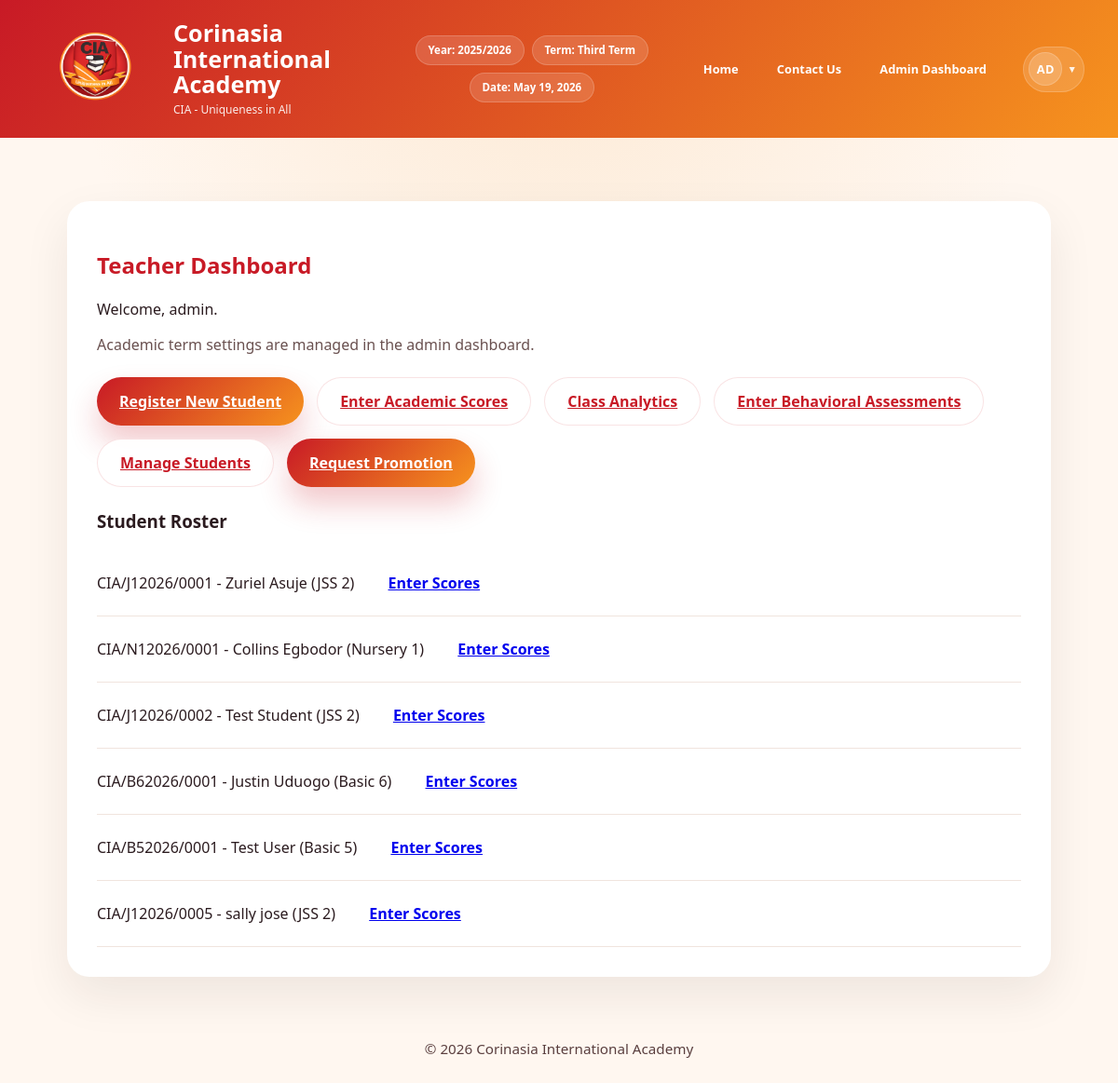
Screenshot of /teacher/dashboard/ (signed in) with the database file from the repository.
### grades/models.py (models this page shows, shortened)
class TermSetting(models.Model):
    current_academic_year = models.CharField(
        max_length=9,
        default=default_academic_year,
        validators=[validate_academic_year],
        help_text='Set the active academic year, e.g. 2025/2026'
    )
    current_term = models.CharField(
        max_length=20,
        choices=TERM_CHOICES,
        default='first_term',
        help_text='Set the currently active academic term for the portal'
    )
    updated_at = models.DateTimeField(auto_now=True)
    class Meta:
        verbose_name = 'Term Setting'
        verbose_name_plural = 'Term Settings'
    @classmethod
    def get_current_period(cls):
        term_setting = cls.objects.order_by('-updated_at').first()
        if term_setting:
            return term_setting.current_academic_year, term_setting.current_term
        return default_academic_year(), 'first_term'

class Student(models.Model):
    student_id = models.CharField(max_length=20, unique=True, db_index=True, help_text="Unique student ID")
    first_name = models.CharField(max_length=100)
    last_name = models.CharField(max_length=100)
    class_name = models.CharField(max_length=50, blank=True, null=True, help_text="Student's class (e.g., JSS1A, SS2B)")
    nationality = models.CharField(max_length=50, default='Nigeria')
    state_of_origin = models.CharField(max_length=50, blank=True, null=True)
    club_and_society = models.CharField(max_length=100, blank=True, null=True)
    sport_house = models.CharField(max_length=50, blank=True, null=True)
    date_of_birth = models.DateField(blank=True, null=True)
    enrollment_date = models.DateField(default=datetime.today)
    subjects = models.ManyToManyField('Subject', blank=True, related_name='students', help_text='Subjects the student is enrolled in for the current term')
    class Meta:
        ordering = ['last_name', 'first_name']
        verbose_name = "Student"
        verbose_name_plural = "Students"
        indexes = [
            models.Index(fields=['last_name', 'first_name']),
            models.Index(fields=['class_name']),
        ]

### grades/views.py (the view, shortened to what this page needs)
# urls.py: path('teacher/dashboard/', views.teacher_dashboard, name='teacher_dashboard'),
@login_required
def teacher_dashboard(request):
    profile = getattr(request.user, 'profile', None)
    if not profile:
        messages.error(request, 'Could not load your staff profile. Please contact the administrator.')
        return redirect('home')
    if profile.role == 'admin':
        students = Student.objects.all().order_by('last_name')
    elif profile.role == 'class_teacher':
        students = Student.objects.filter(class_name=profile.assigned_class).order_by('last_name')
    elif profile.role == 'subject_teacher':
        assigned_subjects = profile.assigned_subjects.all()
        students = Student.objects.filter(grades__subject__in=assigned_subjects).distinct().order_by('last_name')
    else:
        students = Student.objects.none()
    form = StudentSignUpForm(user=request.user)
    return render(request, 'grades/teacher_dashboard.html', {
        'students': students,
        'form': form,
        'can_request_promotion': profile.role == Profile.ROLE_CLASS_TEACHER or _user_can_approve_promotions(request.user, profile),
    })

### grades/context_processors.py (called while the page is built)
def _build_initials(display_name, fallback_username):
    source = display_name or fallback_username or 'User'
    parts = [part for part in source.split() if part]
    if len(parts) >= 2:
        initials = parts[0][0] + parts[1][0]
    else:
        initials = source[:2]
    return initials.upper()

### grades/views.py (called while the page is built)
def _user_can_approve_promotions(user, profile=None):
    return (
        (profile and profile.role == Profile.ROLE_ADMIN)
        or user.is_superuser
        or getattr(user, 'is_staff', False)
    )

### grades/templates/grades/teacher_dashboard.html
{% extends 'grades/base.html' %}
{% block content %}
<div class="dashboard-shell">
    <div class="dashboard-card teacher-card">
        <h2>Teacher Dashboard</h2>
        <p>Welcome, {{ user.get_full_name|default:user.username }}.</p>
        <p class="helper-text">Academic term settings are managed in the admin dashboard.</p>
        <div class="teacher-actions">
            <a class="button button-primary" href="{% url 'register_student' %}">Register New Student</a>
            <a class="button button-secondary" href="{% url 'enter_academic_scores' %}">Enter Academic Scores</a>
            <a class="button button-secondary" href="{% url 'class_analytics' %}">Class Analytics</a>
            <a class="button button-secondary" href="{% url 'enter_behavioral_assessments' %}">Enter Behavioral Assessments</a>
            <a class="button button-secondary" href="{% url 'manage_students' %}">Manage Students</a>
            {% if can_request_promotion %}
                <a class="button button-primary" href="{% url 'manage_students' %}#end-of-year-promotion">Request Promotion</a>
            {% endif %}
        </div>
        <div class="student-list">
            <h3>Student Roster</h3>
            {% if students %}
                <ul>
                    {% for student in students %}
                        <li>
                            {{ student.student_id }} - {{ student.first_name }} {{ student.last_name }} ({{ student.class_name|default:'No Class' }})
                            <a href="{% url 'enter_academic_scores' %}?student={{ student.pk }}" class="button button-small" style="margin-left:8px;">Enter Scores</a>
                        </li>
                    {% endfor %}
                </ul>
            {% else %}
                <p class="empty-state">No students are registered yet.</p>
            {% endif %}
        </div>
    </div>
</div>
{% endblock %}

### grades/templates/grades/base.html (shortened to what this page needs)
{% load static %}
<!DOCTYPE html>
<html lang="en">
<head>
    <link rel="stylesheet" href="{% static 'grades/css/style.css' %}">
</head>
<body>
    <header class="site-header">
        <div class="site-header-inner">
            <a class="brand" href="{% url 'home' %}">
                <img src="{% static 'logo2.png' %}" alt="CIA Logo" class="brand-logo">
                <div class="brand-copy">
                    <h1>Corinasia International Academy</h1>
                    <p>CIA - Uniqueness in All</p>
                </div>
            </a>
            <div class="header-meta">
                <span class="header-pill">Year: {{ portal_current_academic_year }}</span>
                <span class="header-pill">Term: {{ portal_current_term_display }}</span>
                <span class="header-pill">Date: {{ portal_current_date|date:'M j, Y' }}</span>
            </div>
            <nav class="top-nav" id="primary-navigation">
                <a href="{% url 'home' %}">Home</a>
                <a href="#contact">Contact Us</a>
                {% if user.is_authenticated %}
                    {% if portal_user_profile %}
                        {% if portal_user_profile.role == 'class_teacher' or portal_user_profile.role == 'subject_teacher' %}
                            <a href="{% url 'teacher_dashboard' %}">Teacher Dashboard</a>
                        {% elif portal_user_profile.role == 'admin' %}
                            <a href="{% url 'admin:index' %}">Admin Dashboard</a>
                        {% else %}
                            <a href="{% url 'student_dashboard' %}">Student Dashboard</a>
                        {% endif %}
                    {% else %}
                        <a href="{% url 'student_dashboard' %}">Student Dashboard</a>
                    {% endif %}
                {% else %}
                    <a href="{% url 'login' %}">Login</a>
                {% endif %}
            </nav>
            <div class="header-actions">
                {% if user.is_authenticated %}
                    <div class="account-menu">
                        <button class="account-toggle" type="button" aria-controls="account-dropdown" aria-haspopup="menu" aria-expanded="false" aria-label="Open profile menu for {{ portal_user_display_name }}">
                            <span class="account-avatar" aria-hidden="true">{{ portal_user_initials }}</span>
                            <span class="account-chevron" aria-hidden="true">&#9662;</span>
                        </button>
                    </div>
                {% endif %}
            </div>
        </div>
    </header>
    <main class="page-shell">
        {% block content %}{% endblock %}
    </main>
    <footer class="site-footer">
        <p>&copy; {% now 'Y' %} Corinasia International Academy</p>
    </footer>
</body>
</html>

### grades/static/grades/css/style.css (style rules this page uses)
:root { --brand-red: #c81a26; --brand-orange: #f6931e; --brand-white: #ffffff; --brand-dark: #24181c; --surface: #faf6f3; --surface-alt: #fff1e6; --text: #2b1b1f; }
* { box-sizing: border-box; }
body { margin: 0; font-family: 'Segoe UI', Tahoma, Geneva, Verdana, sans-serif; background: radial-gradient(circle at top, rgba(248, 209, 163, 0.35), transparent 40%), #fff7f0; color: var(--text); }
.site-header { padding: clamp(12px, 2vw, 22px) clamp(16px, 3vw, 36px); background: linear-gradient(130deg, var(--brand-red), var(--brand-orange)); color: var(--brand-white); position: sticky; top: 0; z-index: 100; transition: box-shadow 0.3s ease; }
.site-header-inner { display: grid; grid-template-columns: minmax(0, 1.2fr) minmax(0, 0.95fr) minmax(0, auto) auto; gap: clamp(12px, 2vw, 24px); align-items: center; width: 100%; overflow: visible; }
.brand { display: flex; align-items: center; gap: clamp(12px, 2vw, 18px); min-width: 0; text-decoration: none; color: inherit; }
.brand-logo { width: clamp(56px, 11vw, 150px); height: auto; border-radius: clamp(12px, 1.2vw, 18px); padding: 1px; flex: 0 0 auto; }
.brand-copy { min-width: 0; }
.brand-copy h1 { margin: 0; font-size: clamp(1.15rem, 2.1vw, 2rem); line-height: 1.1; }
.brand-copy p { margin: 4px 0 0; opacity: 0.9; font-size: clamp(0.75rem, 1vw, 0.98rem); }
.header-meta { display: flex; flex-wrap: wrap; justify-content: center; gap: 0.5rem; min-width: 0; }
.header-pill { display: inline-flex; align-items: center; padding: 0.5rem 0.8rem; border-radius: 999px; background: rgba(255, 255, 255, 0.14); border: 1px solid rgba(255, 255, 255, 0.18); color: var(--brand-white); font-size: clamp(0.72rem, 0.95vw, 0.95rem); font-weight: 600; line-height: 1.2; backdrop-filter: blur(6px); white-space: nowrap; }
.top-nav { display: flex; align-items: center; justify-content: flex-end; gap: clamp(0.4rem, 0.9vw, 0.9rem); flex-wrap: wrap; min-width: 0; justify-self: end; }
.top-nav a { display: inline-flex; align-items: center; color: var(--brand-white); text-decoration: none; margin-left: 0; padding: 0.65rem 0.95rem; border-radius: 999px; font-weight: 600; white-space: nowrap; font-size: clamp(0.8rem, 0.95vw, 0.98rem); transition: background-color 0.2s ease, transform 0.2s ease; }
.header-actions { display: flex; align-items: center; justify-content: flex-end; gap: 0.75rem; position: relative; min-width: 0; justify-self: end; }
.account-menu { position: relative; }
.account-toggle { display: inline-flex; align-items: center; gap: 0.45rem; padding: 0.34rem 0.62rem 0.34rem 0.34rem; border-radius: 999px; border: 1px solid rgba(255, 255, 255, 0.18); background: rgba(255, 255, 255, 0.14); color: var(--brand-white); font: inherit; font-weight: 700; cursor: pointer; transition: background-color 0.2s ease, transform 0.2s ease; }
.account-avatar { width: clamp(2.05rem, 3vw, 2.6rem); height: clamp(2.05rem, 3vw, 2.6rem); border-radius: 999px; display: inline-flex; align-items: center; justify-content: center; background: rgba(255, 255, 255, 0.18); border: 1px solid rgba(255, 255, 255, 0.18); font-size: clamp(0.8rem, 1vw, 1rem); letter-spacing: 0.04em; }
.account-chevron { font-size: 0.68rem; line-height: 1; opacity: 0.9; }
.page-shell { padding: clamp(18px, 3vw, 32px); max-width: 1120px; margin: 0 auto; }
.hero-copy, .hero-card, .dashboard-card, .login-card { background: var(--brand-white); border-radius: 24px; box-shadow: 0 20px 50px rgba(40, 20, 20, 0.08); padding: 32px; }
.hero-copy h2, .dashboard-card h2, .login-card h2 { color: var(--brand-red); }
.button { display: inline-flex; align-items: center; justify-content: center; padding: 14px 24px; border-radius: 999px; font-weight: 700; transition: transform 0.2s ease, box-shadow 0.2s ease; }
.button-primary { color: var(--brand-white); background: linear-gradient(135deg, var(--brand-red), var(--brand-orange)); box-shadow: 0 18px 32px rgba(200, 26, 38, 0.24); }
.button-secondary { color: var(--brand-red); background: rgba(255, 255, 255, 0.95); border: 1px solid rgba(200, 26, 38, 0.12); }
.login-panel, .dashboard-shell { display: flex; justify-content: center; padding-top: 36px; }
.helper-text, .empty-state { color: #6a5150; margin-top: 12px; }
.student-list ul { list-style: none; padding: 0; margin: 0; }
.student-list li { padding: 10px 0; border-bottom: 1px solid #f0e4de; }
.teacher-actions { display: flex; flex-wrap: wrap; gap: 14px; margin: 24px 0; }
.site-footer { padding: 20px 32px; text-align: center; font-size: 0.95rem; color: #5a3f3f; }

### rows the page displays
TermSetting: current_academic_year "2025/2026"
Student: student_id "CIA/J12026/0001", first_name "Zuriel", last_name "Asuje", class_name "JSS 2"
Student: student_id "CIA/N12026/0001", first_name "Collins", last_name "Egbodor", class_name "Nursery 1"
Student: student_id "CIA/J12026/0002", first_name "Test", last_name "Student", class_name "JSS 2"
Student: student_id "CIA/B62026/0001", first_name "Justin", last_name "Uduogo", class_name "Basic 6"
Student: student_id "CIA/B52026/0001", first_name "Test", last_name "User", class_name "Basic 5"
Student: student_id "CIA/J12026/0005", first_name "sally", last_name "jose", class_name "JSS 2"

### other values shown
{{ portal_current_term_display }} "Third Term"
{{ portal_current_date|date:'M j, Y' }} "May 19, 2026"
{{ portal_user_initials }} "AD"
{{ user.get_full_name|default:user.username }} "admin"
